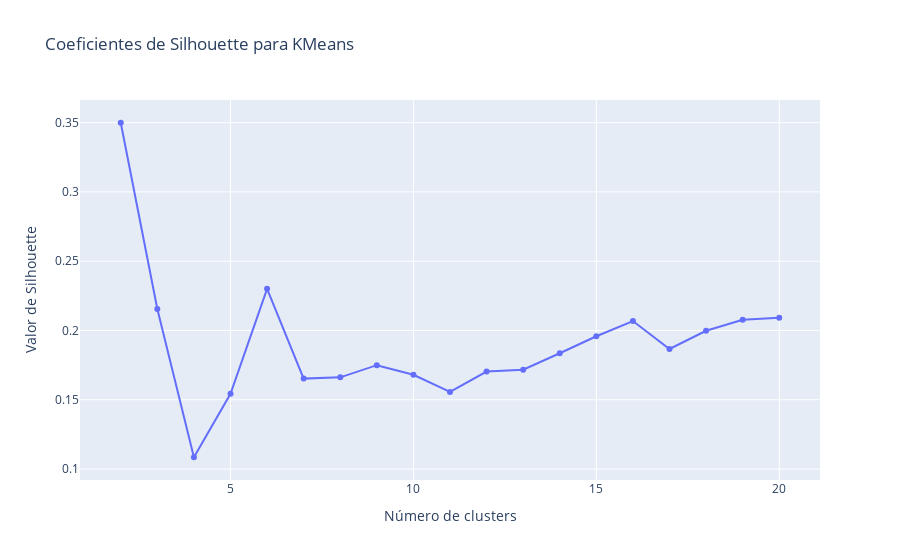

The cell this chart's notebook holds for it:
### Code cell
figura = go.Figure()
figura.add_trace(go.Scatter(x=rango,
                            y=sil_kmeans,
                            )).update_layout(title='Coeficientes de Silhouette para KMeans ',
                            xaxis_title='Número de clusters',
                            yaxis_title='Valor de Silhouette'
                                             )
figura.show()

### Figure 1 — Plotly figure (JSON) as saved in the notebook; plotly's stock layout.template omitted (floating-point values rounded to 4 significant figures)
{"data": [{"type": "scatter", "x": [2, 3, 4, 5, 6, 7, 8, 9, 10, 11, 12, 13, 14, 15, 16, 17, 18, 19, 20], "y": [0.3499, 0.2155, 0.1085, 0.1543, 0.2301, 0.1653, 0.1662, 0.175, 0.168, 0.1557, 0.1703, 0.1717, 0.1836, 0.1958, 0.2068, 0.1867, 0.1998, 0.2078, 0.2092]}], "layout": {"title": {"text": "Coeficientes de Silhouette para KMeans "}, "xaxis": {"title": {"text": "Número de clusters"}}, "yaxis": {"title": {"text": "Valor de Silhouette"}}}}
